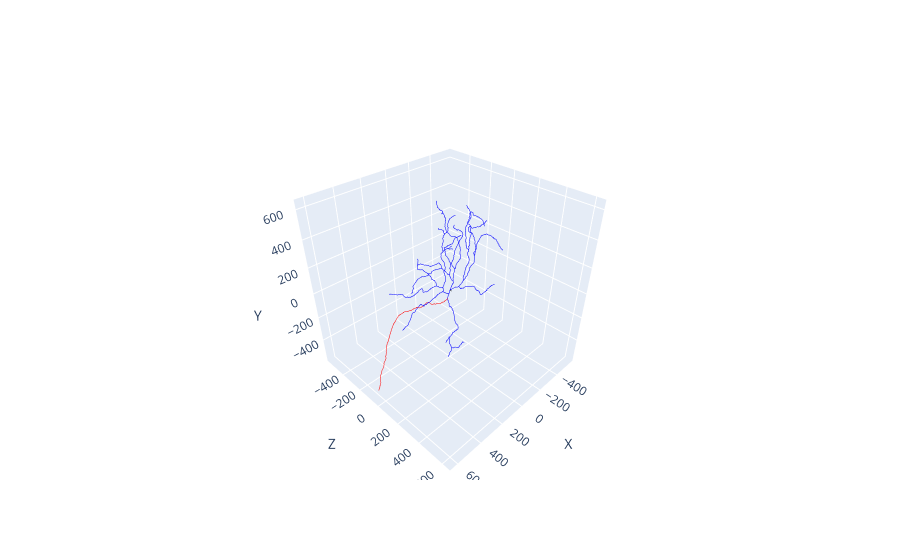

The cell this chart's notebook holds for it:
### Markdown cell above
# Morphologies and pipelines

Go to [NeuroMorpho](https://neuromorpho.org/byregion.jsp) and pick an interesting looking morphology, or use the provided example file.

### Code cell
!cp ../morpho.swc ./morpho.swc

from bsb.morphologies import Morphology
from bsb.plotting import plot_morphology

morpho = Morphology.from_swc("morpho.swc")
print(morpho.list_labels())
plot_morphology(morpho, color={"soma": "black", "dendrites": "blue", "axon": "red"});
